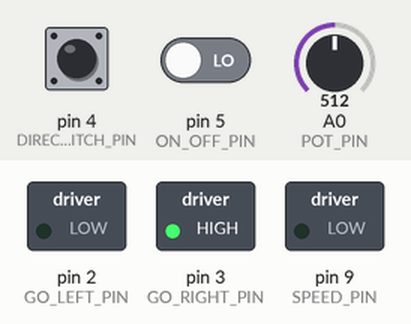
Bench run of a sketch on a simulated Arduino Uno, built with avr-gcc and run on an emulated ATmega328P. Parts: switched loads named in the sketch (green lamp = pin HIGH). Inputs (shaded band) come from the test bench; at power-on: pin 4 (DIRECTION_SWITCH_PIN) LOW, pin 5 (ON_OFF_PIN) LOW, A0 (POT_PIN) = 512.

Above: at 1.2 s.
1.3 s: pin 4 (DIRECTION_SWITCH_PIN) pulled HIGH for 0.15 s
At 2.3 s:
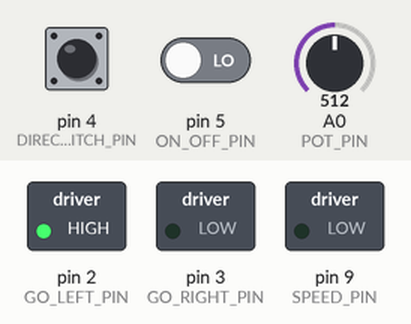
2.9 s: pin 5 (ON_OFF_PIN) driven HIGH
At 3.5 s:
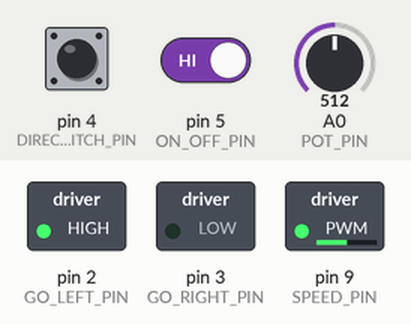
4.4 s: pin 4 (DIRECTION_SWITCH_PIN) pulled HIGH for 1 s
At 5.8 s:
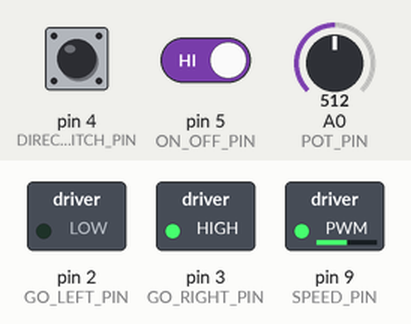
6.9 s: A0 (POT_PIN) set to 716
At 7.7 s:
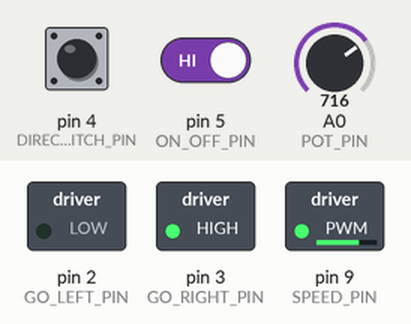
8.4 s: A0 (POT_PIN) set to 900
At 8.9 s:
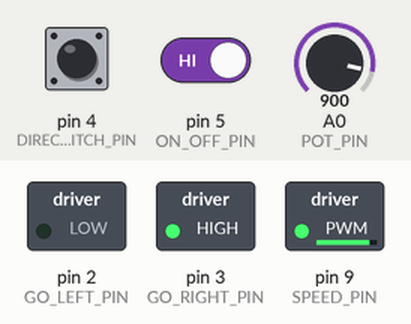
9.9 s: pin 4 (DIRECTION_SWITCH_PIN) pulled HIGH for 0.15 s
At 11.2 s:
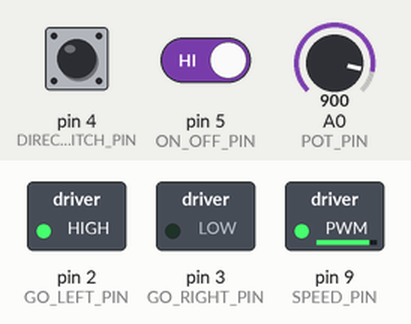
Timing chart, 0 to 12.5 s (numbered marks = the images above; inputs shaded):
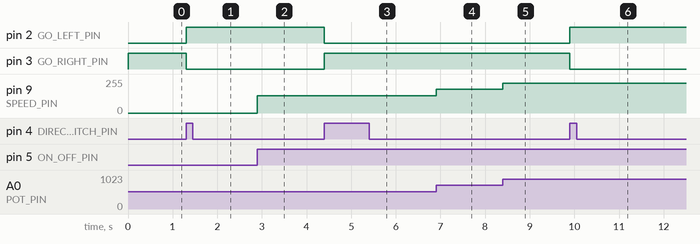

Measured:
- after the input at 1.3 s, pin 2 (GO_LEFT_PIN): LOW → HIGH at once; pin 3 (GO_RIGHT_PIN): HIGH → LOW at once
- after the input at 2.9 s, pin 9 (SPEED_PIN): 0/255 → 128/255 at once
- after the input at 4.4 s, pin 2 (GO_LEFT_PIN): HIGH → LOW at once; pin 3 (GO_RIGHT_PIN): LOW → HIGH at once
- after the input at 6.9 s, pin 9 (SPEED_PIN): 128/255 → 179/255 at once
- after the input at 8.4 s, pin 9 (SPEED_PIN): 179/255 → 225/255 at once
- after the input at 9.9 s, pin 2 (GO_LEFT_PIN): LOW → HIGH at once; pin 3 (GO_RIGHT_PIN): HIGH → LOW at once

The sketch:

Project10.ino
```cpp
// Track whether the motor is on, and its direction.
bool motorOn = false;
const int LEFT = 0;
const int RIGHT = 1;
int motorDirection = RIGHT;

// Arduino pin 5 detects the state of the on/off switch.
// Declare variables to hold its current and previous values.
const int ON_OFF_PIN = 5;
int onOffState = LOW;
int previousOnOffState = LOW;

// Arduino pin 4 detects the state of the direction-switch pin.
// Declare variables to hold its current and previous values.
const int DIRECTION_SWITCH_PIN = 4;
int directionSwitchState = LOW;
int previousDirectionSwitchState = LOW;

// Arduino pins 2 and 3 connect to H-bridge pins 7 and 2, respectively.
// The motor will rotate left or right, depending on which pin has higher voltage.
const int GO_LEFT_PIN = 2;
const int GO_RIGHT_PIN = 3;

// Arduino pin A0 detects the potentiometer's output, which will control the motor speed.
// We will PMW Arduino pin 9 to control the rotation speed via H-bridge pin 1.
const int POT_PIN = A0;
const int SPEED_PIN = 9;


void setup() {

  // Intialize the input pins.
  pinMode(ON_OFF_PIN, INPUT);
  pinMode(DIRECTION_SWITCH_PIN, INPUT);

  // Initialize the output pins, setting the initial speed to LOW.
  pinMode(GO_RIGHT_PIN, OUTPUT);
  pinMode(GO_LEFT_PIN, OUTPUT);
  pinMode(SPEED_PIN, OUTPUT);
  digitalWrite(SPEED_PIN, LOW);

}


void loop() {

  // Read the switch controls.
  onOffState = digitalRead(ON_OFF_PIN);
  directionSwitchState = digitalRead(DIRECTION_SWITCH_PIN);

  // The system should change when the user *presses* the switch, not when they release it.
  // So, we will only act if a switch state goes from LOW to HIGH, not from HIGH to LOW.

  // If the On/Off button is pressed, switch the state of the motor.
  if ((previousOnOffState == LOW) && (onOffState == HIGH)) {
    motorOn = !motorOn;
  }

  // If the switch-direction button is pressed, switch the direction of the motor.
  if ((previousDirectionSwitchState == LOW) && (directionSwitchState == HIGH)) {
    motorDirection = !motorDirection;
  }

  // Store the state of each switch for the next iteration.
  previousOnOffState = onOffState;
  previousDirectionSwitchState = directionSwitchState;

  // Set the motor direction by putting a higher voltage
  // on the control pin in the desired direction.
  if (motorDirection == RIGHT) {
    digitalWrite(GO_LEFT_PIN, LOW);
    digitalWrite(GO_RIGHT_PIN, HIGH);
  } else {
    digitalWrite(GO_LEFT_PIN, HIGH);
    digitalWrite(GO_RIGHT_PIN, LOW);
  }

  // If the motor is supposed to be on, read the pot and map its 10-bit value
  // to an 8-bit value to PMW the motor speed. Otherwise, set the speed to 0.
  if (motorOn) {
    analogWrite(SPEED_PIN, analogRead(POT_PIN) / 4);
  } else {
    analogWrite(SPEED_PIN, 0);
  }

}
```
